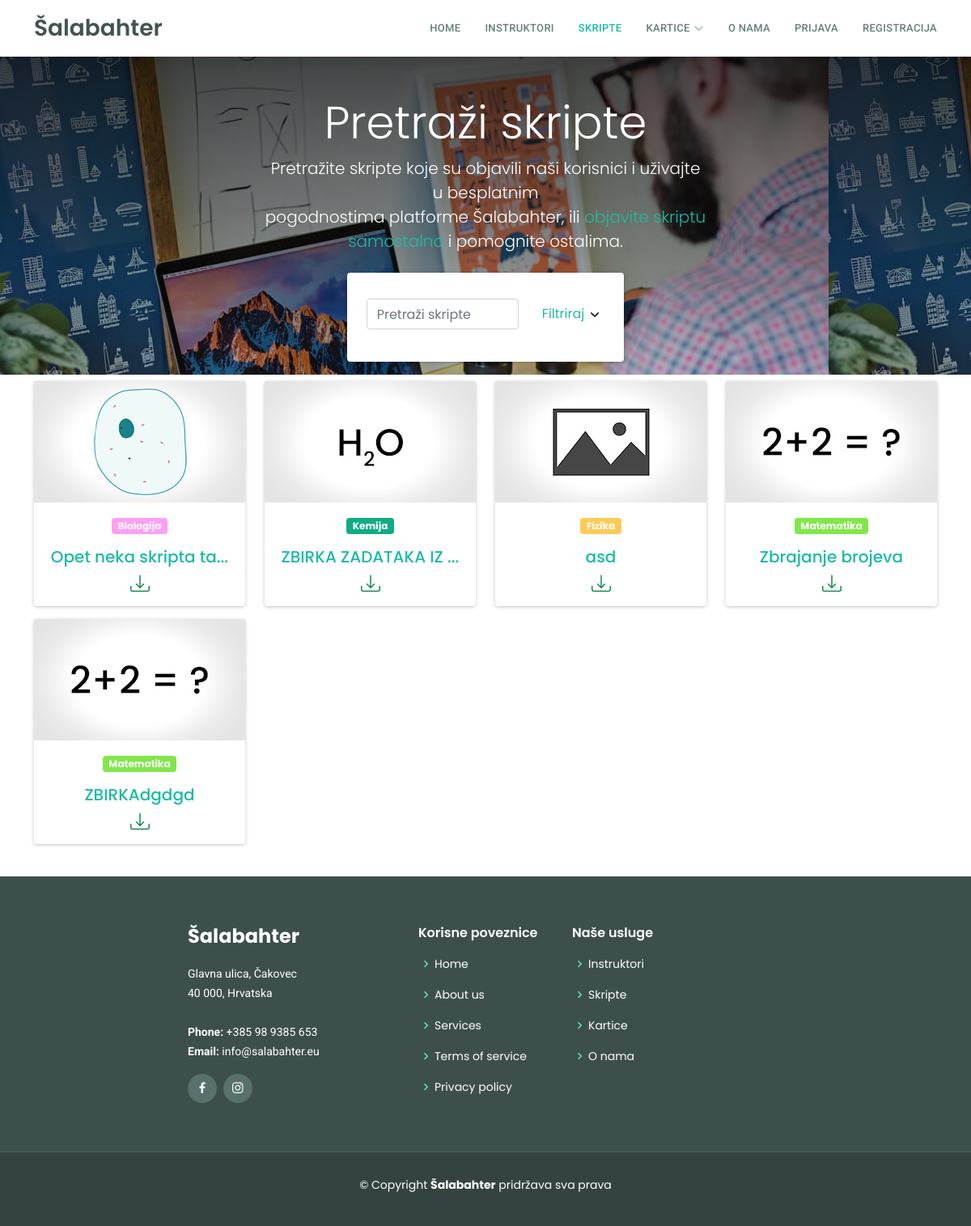
The app's page /skripte/index.php with its own data.
### tables this page shows
CREATE TABLE `predmeti` (
  `predmet_id` int(11) NOT NULL,
  `naziv_predmeta` varchar(255) DEFAULT NULL,
  `predmet_boja` varchar(255) NOT NULL,
  `slika_predmeta` varchar(255) DEFAULT NULL
);

CREATE TABLE `skripte` (
  `skripta_id` int(11) NOT NULL,
  `predmet_id` int(11) NOT NULL,
  `naziv_skripte` varchar(255) NOT NULL,
  `opis_skripte` longtext NOT NULL,
  `broj_pregleda` int(11) NOT NULL,
  `datum_kreiranja` date NOT NULL,
  `skripta_putanja` varchar(255) NOT NULL,
  `korisnik_id` int(11) NOT NULL
);

### skripte/index.php (the view, shortened to what this page needs)
<?php
$con = require "../ukljucivanje/connection/spajanje.php";
include("../ukljucivanje/functions/funkcije.php");
if ($_SERVER["REQUEST_METHOD"] == "POST") {
    $searchTerm = $_POST["searchTerm"];
    $selectedSubject = $_POST["selectedSubject"];
    $sql = "SELECT skripte.*, predmeti.naziv_predmeta, predmeti.predmet_boja FROM skripte INNER JOIN predmeti ON skripte.predmet_id = predmeti.predmet_id WHERE 1=1";
    if (!empty($searchTerm)) {
        $sql .= " AND (skripte.naziv_skripte LIKE '%$searchTerm%' OR skripte.opis_skripte LIKE '%$searchTerm%' OR predmeti.naziv_predmeta LIKE '%$searchTerm%')";
    }
    if (!empty($selectedSubject)) {
        $sql .= " AND skripte.predmet_id = $selectedSubject";
    }
    $result = $con->query($sql);
} else {
    $sql = "SELECT * FROM skripte";
    $result = $con->query($sql);
}
?>
<!DOCTYPE html>
<html lang="hr">
<head>
    <link rel="stylesheet" href="https://cdnjs.cloudflare.com/ajax/libs/animate.css/4.1.1/animate.min.css" />
    <?php include '../assets/css/stiliranjeSporedno.php'; ?>
    <link href="../assets/css/skripte.css" rel="stylesheet">
</head>
<body>
    <?php include '../ukljucivanje/header.php'; ?>
    <div class="justify-content-md-center mb-4">
        <div class="hero-section text-center" style="background: linear-gradient(rgba(0, 0, 0, 0.7), rgba(0, 0, 0, 0.2)), url(../assets/img/about.jpg);">
            <div class="container ">
                <div class="row">
                    <div class="col-lg-6 mx-auto mt-5">
                        <h1 class="display-4 " style="color: #FFFFFF;">Pretraži skripte</h1>
                        <p class="lead" style="color: #FFFFFF;">Pretražite skripte koje su objavili naši korisnici i uživajte u besplatnim </br> pogodnostima platforme Šalabahter, ili <a href="nova_skripta.phps">objavite skriptu samostalno</a> i pomognite ostalima.</p>
                    </div>
                </div>
                <div class="row d-flex justify-content-center align-items-center m-2">
                    <div class="col-sm-4 ">
                        <div class="card mb-3">
                            <div class="card-body m-2">
                                <form method="POST">
                                    <div class="row d-flex justify-content-center align-items-center mb-2">
                                        <div class="col-sm-8">
                                            <input class="form-control mt-2 mb-2" type="search" placeholder="Pretraži skripte" name="searchTerm">
                                        </div>
                                        <div class="col-sm">
                                            <a href="#postavkeTrazilice" data-toggle="collapse" aria-expanded="false" aria-controls="postavkeTrazilice" id="filtrirajTipka">Filtriraj
                                                <svg class="arrow-down" xmlns="http://www.w3.org/2000/svg" viewBox="0 0 16 16" width="16" height="16">
                                                    <path d="M12.78 5.22a.749.749 0 0 1 0 1.06l-4.25 4.25a.749.749 0 0 1-1.06 0L3.22 6.28a.749.749 0 1 1 1.06-1.06L8 8.939l3.72-3.719a.749.749 0 0 1 1.06 0Z"></path>
                                                </svg>
                                            </a>
                                        </div>
                                    </div>
                                </form>
                            </div>
                        </div>
                    </div>
                </div>
            </div>
        </div>
        <div class="container">
            <div class="main-body p-0">
                <div class="row">
                    <div class="col">
                        <div class="row">
                            <?php
                            if (isset($result) > 0) :
                                while ($red = $result->fetch_assoc()) :
                                    $predmet_id = $red['predmet_id'];
                                    $predmetGrupe = "SELECT * FROM  predmeti WHERE predmet_id = $predmet_id";
                                    $rezultatPredmeta = $con->query($predmetGrupe);
                            ?>
                                    <div class="col-sm-3 mb-3 ">
                                    <a href="skripta.php?skripta_id=<?php echo $red["skripta_id"]; ?>" >
                                        <div class="card">
                                            <?php
                                            while ($red2 = $rezultatPredmeta->fetch_assoc()) :
                                                if ($red2['slika_predmeta'] != null) : ?>
                                                    <img src="<?php echo '../assets/img/predmeti/' . $red2["slika_predmeta"]; ?>" alt="Slika za <?php echo $red2["naziv_predmeta"]; ?>" style="width: 100%; height: 150px; object-fit: cover;">
                                            <?php else :
                                                    echo  '<img src="../assets/img/predmeti/novipredmet.jpg" style="width: 100%; height: 150px; object-fit: cover;">';
                                                endif;
                                            endwhile;
                                            ?>
                                            <div class="card-body d-flex flex-column justify-content-between">
                                                <div class="d-flex flex-column align-items-center text-center" style="height: 100%; display: flex; flex-direction: column; justify-content: space-between;">
                                                    <div>
                                                        <?php
                                                        $rezultatPredmeta->data_seek(0);
                                                        if ($rezultatPredmeta->num_rows > 0) :
                                                            while ($predmetRed = $rezultatPredmeta->fetch_assoc()) :
                                                                $naziv_predmeta = $predmetRed['naziv_predmeta'];
                                                                $predmetBoja = $predmetRed['predmet_boja'];
                                                        ?>
                                                                <p class="badge " style="background-color: <?php echo $predmetBoja; ?>;"><?php echo $naziv_predmeta; ?></p>
                                                        <?php
                                                            endwhile;
                                                        endif;
                                                        ?>
                                                        <h5 class="card-title">
                                                            <?php echo (strlen($red["naziv_skripte"]) > 20) ? substr($red["naziv_skripte"], 0, 20) . '...' : $red["naziv_skripte"]; ?>
                                                        </h5>
                                                    </div>
                                                    <div class="row mt-auto">
                                                        <div class="col">
                                                            <a href="<?php echo $red["skripta_putanja"]; ?>" class="text-success" download></a>
                                                        </div>
                                                    </div>
                                                </div>
                                            </div>
                                        </div>
                                        </a>
                                    </div>
                            <?php
                                endwhile;
                            else :
                                echo "<p class='col'>Nema rezultata.</p>";
                            endif;
                            ?>
                        </div>
                    </div>
                </div>
            </div>
        </div>
    </div>
    <?php include '../ukljucivanje/footer.php'; ?>
</body>
</html>

### assets/css/style.css (style rules this page uses)
body { font-family: "Poppins", sans-serif !important; background-color: #ffffff; }
a { text-decoration: none !important; color: #1bbca3; }
h1, h2, h3, h4, h5, h6 { font-family: "Poppins", sans-serif !important; }
.scrolled-offset { margin-top: 70px; }

### assets/css/skripte.css (style rules this page uses)
body { color: #1a202c; text-align: left; background-color: #ffffff; }
.main-body { padding: 15px; }
.card { box-shadow: 0 1px 5px 0 rgba(0,0,0,.2), 0 1px 2px 0 rgba(0,0,0,.06); }
.card { position: relative; display: flex; flex-direction: column; min-width: 0; word-wrap: break-word; background-color: #fff; background-clip: border-box; border: 0 solid rgba(0,0,0,.125); border-radius: .25rem; }
.card-body { flex: 1 1 auto; min-height: 1px; padding: 1rem; }
.mb-3, .my-3 { margin-bottom: 1rem!important; }

### records on screen
skripte: naziv_skripte "Opet neka skripta ta"
predmeti: slika_predmeta (picture), naziv_predmeta "Biologija"
skripte: naziv_skripte "ZBIRKA ZADATAKA IZ"
predmeti: slika_predmeta (picture), naziv_predmeta "Kemija"
skripte: naziv_skripte "asd"
predmeti: naziv_predmeta "Fizika"
skripte: naziv_skripte "Zbrajanje brojeva"
predmeti: slika_predmeta (picture), naziv_predmeta "Matematika"
skripte: naziv_skripte "ZBIRKAdgdgd"
